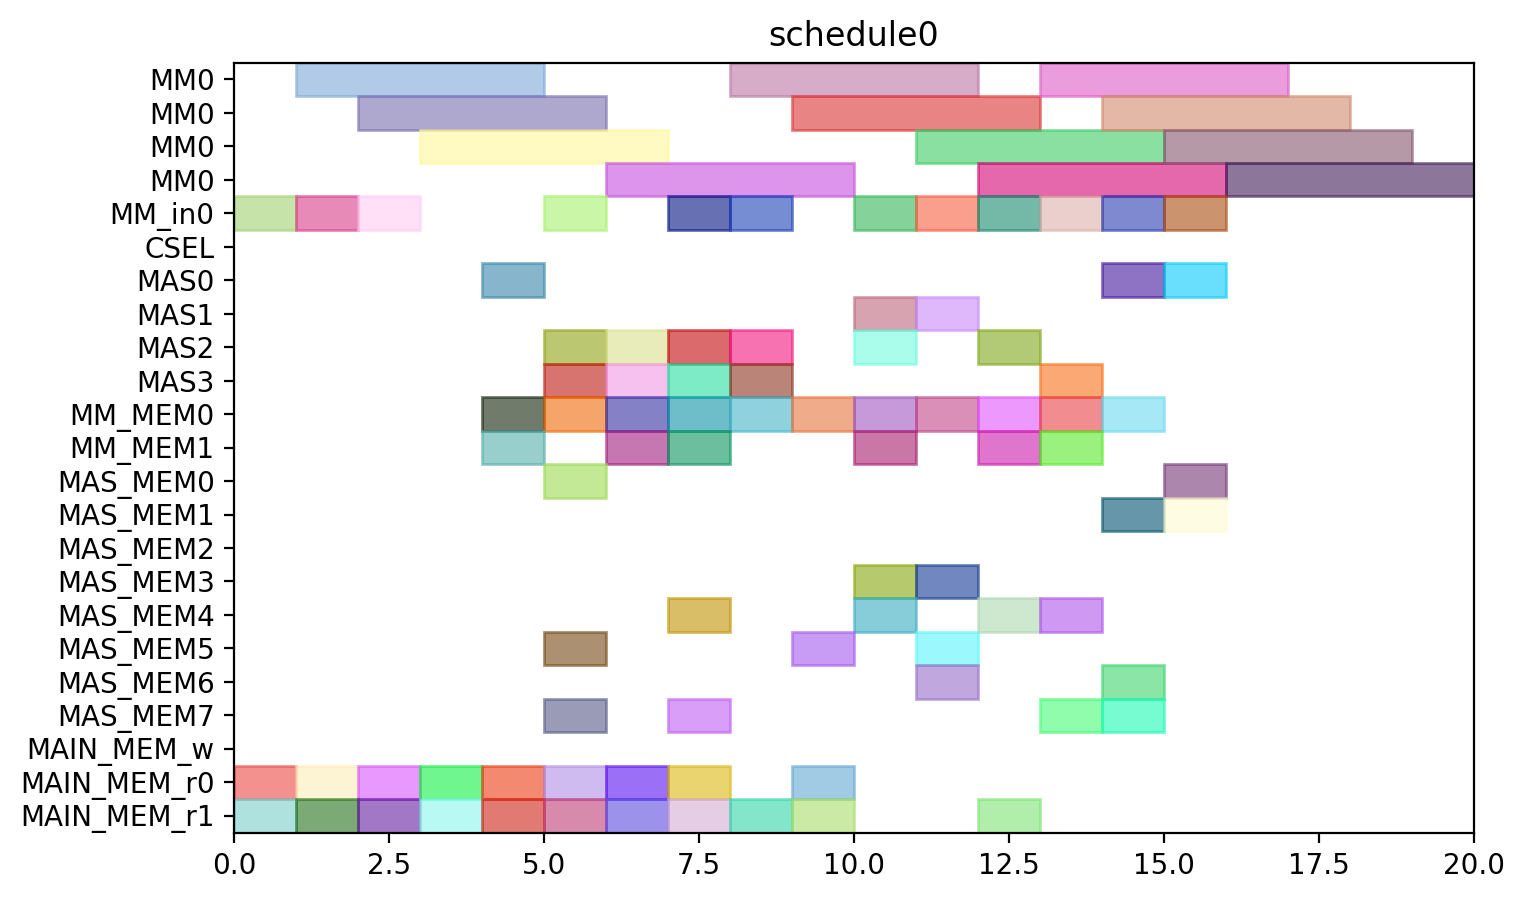

Here is the Python script that generated this plot:
from pyschedule import Scenario, solvers, plotters, alt


def solve():
	horizon = 120
	S = Scenario("schedule0", horizon=horizon)

	# resource
	MM = S.Resources('MM', num=1, size=4)
	MM_in = S.Resources('MM_in', num=1)
	CSEL = S.Resource('CSEL')
	MAS = S.Resources('MAS', num=4, size=1, periods=range(1, horizon))
	MM_MEM = S.Resources('MM_MEM', num=2)
	MAS_MEM = S.Resources('MAS_MEM', num=8)
	MAIN_MEM_w = S.Resource('MAIN_MEM_w', size=1)
	MAIN_MEM_r = S.Resources('MAIN_MEM_r', num=2)

	# result of previous scheduling

	# new tasks
	t0 = S.Task('t0', length=4, delay_cost=1)
	t0 += alt(MM)
	t0_in = S.Task('t0_in', length=1, delay_cost=1)
	t0_in += alt(MM_in)
	S += t0_in*MM_in[0]<=t0*MM[0]
	t0_mem0 = S.Task('t0_mem0', length=1, delay_cost=1)
	t0_mem0 += MAIN_MEM_r[0]
	S += t0_mem0 <= t0

	t0_mem1 = S.Task('t0_mem1', length=1, delay_cost=1)
	t0_mem1 += MAIN_MEM_r[1]
	S += t0_mem1 <= t0

	t1 = S.Task('t1', length=4, delay_cost=1)
	t1 += alt(MM)
	t1_in = S.Task('t1_in', length=1, delay_cost=1)
	t1_in += alt(MM_in)
	S += t1_in*MM_in[0]<=t1*MM[0]
	t1_mem0 = S.Task('t1_mem0', length=1, delay_cost=1)
	t1_mem0 += MAIN_MEM_r[0]
	S += t1_mem0 <= t1

	t1_mem1 = S.Task('t1_mem1', length=1, delay_cost=1)
	t1_mem1 += MAIN_MEM_r[1]
	S += t1_mem1 <= t1

	t2 = S.Task('t2', length=4, delay_cost=1)
	t2 += alt(MM)
	t2_in = S.Task('t2_in', length=1, delay_cost=1)
	t2_in += alt(MM_in)
	S += t2_in*MM_in[0]<=t2*MM[0]
	t2_mem0 = S.Task('t2_mem0', length=1, delay_cost=1)
	t2_mem0 += MAIN_MEM_r[0]
	S += t2_mem0 <= t2

	t2_mem1 = S.Task('t2_mem1', length=1, delay_cost=1)
	t2_mem1 += MAIN_MEM_r[1]
	S += t2_mem1 <= t2

	t3 = S.Task('t3', length=1, delay_cost=1)
	t3 += alt(MAS)
	t3_mem0 = S.Task('t3_mem0', length=1, delay_cost=1)
	t3_mem0 += MAIN_MEM_r[0]
	S += t3_mem0 <= t3

	t3_mem1 = S.Task('t3_mem1', length=1, delay_cost=1)
	t3_mem1 += MAIN_MEM_r[1]
	S += t3_mem1 <= t3

	t4 = S.Task('t4', length=1, delay_cost=1)
	t4 += alt(MAS)
	t4_mem0 = S.Task('t4_mem0', length=1, delay_cost=1)
	t4_mem0 += MAIN_MEM_r[0]
	S += t4_mem0 <= t4

	t4_mem1 = S.Task('t4_mem1', length=1, delay_cost=1)
	t4_mem1 += MAIN_MEM_r[1]
	S += t4_mem1 <= t4

	t8 = S.Task('t8', length=1, delay_cost=1)
	t8 += alt(MAS)
	t8_mem0 = S.Task('t8_mem0', length=1, delay_cost=1)
	t8_mem0 += MAIN_MEM_r[0]
	S += t8_mem0 <= t8

	t8_mem1 = S.Task('t8_mem1', length=1, delay_cost=1)
	t8_mem1 += MAIN_MEM_r[1]
	S += t8_mem1 <= t8

	t9 = S.Task('t9', length=1, delay_cost=1)
	t9 += alt(MAS)
	t9_mem0 = S.Task('t9_mem0', length=1, delay_cost=1)
	t9_mem0 += MAIN_MEM_r[0]
	S += t9_mem0 <= t9

	t9_mem1 = S.Task('t9_mem1', length=1, delay_cost=1)
	t9_mem1 += MAIN_MEM_r[1]
	S += t9_mem1 <= t9

	t13 = S.Task('t13', length=1, delay_cost=1)
	t13 += alt(MAS)
	t13_mem0 = S.Task('t13_mem0', length=1, delay_cost=1)
	t13_mem0 += MAIN_MEM_r[0]
	S += t13_mem0 <= t13

	t13_mem1 = S.Task('t13_mem1', length=1, delay_cost=1)
	t13_mem1 += MAIN_MEM_r[1]
	S += t13_mem1 <= t13

	t14 = S.Task('t14', length=1, delay_cost=1)
	t14 += alt(MAS)
	t14_mem0 = S.Task('t14_mem0', length=1, delay_cost=1)
	t14_mem0 += MAIN_MEM_r[0]
	S += t14_mem0 <= t14

	t14_mem1 = S.Task('t14_mem1', length=1, delay_cost=1)
	t14_mem1 += MAIN_MEM_r[1]
	S += t14_mem1 <= t14

	t5 = S.Task('t5', length=4, delay_cost=1)
	t5 += alt(MM)
	t5_in = S.Task('t5_in', length=1, delay_cost=1)
	t5_in += alt(MM_in)
	S += t5_in*MM_in[0]<=t5*MM[0]
	t5_mem0 = S.Task('t5_mem0', length=1, delay_cost=1)
	t5_mem0 += alt(MAS_MEM)
	S += (t3*MAS[0])-1 < t5_mem0*MAS_MEM[0]
	S += (t3*MAS[1])-1 < t5_mem0*MAS_MEM[2]
	S += (t3*MAS[2])-1 < t5_mem0*MAS_MEM[4]
	S += (t3*MAS[3])-1 < t5_mem0*MAS_MEM[6]
	S += t5_mem0 <= t5

	t5_mem1 = S.Task('t5_mem1', length=1, delay_cost=1)
	t5_mem1 += alt(MAS_MEM)
	S += (t4*MAS[0])-1 < t5_mem1*MAS_MEM[1]
	S += (t4*MAS[1])-1 < t5_mem1*MAS_MEM[3]
	S += (t4*MAS[2])-1 < t5_mem1*MAS_MEM[5]
	S += (t4*MAS[3])-1 < t5_mem1*MAS_MEM[7]
	S += t5_mem1 <= t5

	t6 = S.Task('t6', length=1, delay_cost=1)
	t6 += alt(MAS)
	t6_mem0 = S.Task('t6_mem0', length=1, delay_cost=1)
	t6_mem0 += alt(MM_MEM)
	S += (t0*MM[0])-1 < t6_mem0*MM_MEM[0]
	S += t6_mem0 <= t6

	t6_mem1 = S.Task('t6_mem1', length=1, delay_cost=1)
	t6_mem1 += alt(MM_MEM)
	S += (t1*MM[0])-1 < t6_mem1*MM_MEM[1]
	S += t6_mem1 <= t6

	t10 = S.Task('t10', length=4, delay_cost=1)
	t10 += alt(MM)
	t10_in = S.Task('t10_in', length=1, delay_cost=1)
	t10_in += alt(MM_in)
	S += t10_in*MM_in[0]<=t10*MM[0]
	t10_mem0 = S.Task('t10_mem0', length=1, delay_cost=1)
	t10_mem0 += alt(MAS_MEM)
	S += (t8*MAS[0])-1 < t10_mem0*MAS_MEM[0]
	S += (t8*MAS[1])-1 < t10_mem0*MAS_MEM[2]
	S += (t8*MAS[2])-1 < t10_mem0*MAS_MEM[4]
	S += (t8*MAS[3])-1 < t10_mem0*MAS_MEM[6]
	S += t10_mem0 <= t10

	t10_mem1 = S.Task('t10_mem1', length=1, delay_cost=1)
	t10_mem1 += alt(MAS_MEM)
	S += (t9*MAS[0])-1 < t10_mem1*MAS_MEM[1]
	S += (t9*MAS[1])-1 < t10_mem1*MAS_MEM[3]
	S += (t9*MAS[2])-1 < t10_mem1*MAS_MEM[5]
	S += (t9*MAS[3])-1 < t10_mem1*MAS_MEM[7]
	S += t10_mem1 <= t10

	t11 = S.Task('t11', length=1, delay_cost=1)
	t11 += alt(MAS)
	t11_mem0 = S.Task('t11_mem0', length=1, delay_cost=1)
	t11_mem0 += alt(MM_MEM)
	S += (t1*MM[0])-1 < t11_mem0*MM_MEM[0]
	S += t11_mem0 <= t11

	t11_mem1 = S.Task('t11_mem1', length=1, delay_cost=1)
	t11_mem1 += alt(MM_MEM)
	S += (t2*MM[0])-1 < t11_mem1*MM_MEM[1]
	S += t11_mem1 <= t11

	t15 = S.Task('t15', length=4, delay_cost=1)
	t15 += alt(MM)
	t15_in = S.Task('t15_in', length=1, delay_cost=1)
	t15_in += alt(MM_in)
	S += t15_in*MM_in[0]<=t15*MM[0]
	t15_mem0 = S.Task('t15_mem0', length=1, delay_cost=1)
	t15_mem0 += alt(MAS_MEM)
	S += (t13*MAS[0])-1 < t15_mem0*MAS_MEM[0]
	S += (t13*MAS[1])-1 < t15_mem0*MAS_MEM[2]
	S += (t13*MAS[2])-1 < t15_mem0*MAS_MEM[4]
	S += (t13*MAS[3])-1 < t15_mem0*MAS_MEM[6]
	S += t15_mem0 <= t15

	t15_mem1 = S.Task('t15_mem1', length=1, delay_cost=1)
	t15_mem1 += alt(MAS_MEM)
	S += (t14*MAS[0])-1 < t15_mem1*MAS_MEM[1]
	S += (t14*MAS[1])-1 < t15_mem1*MAS_MEM[3]
	S += (t14*MAS[2])-1 < t15_mem1*MAS_MEM[5]
	S += (t14*MAS[3])-1 < t15_mem1*MAS_MEM[7]
	S += t15_mem1 <= t15

	t16 = S.Task('t16', length=1, delay_cost=1)
	t16 += alt(MAS)
	t16_mem0 = S.Task('t16_mem0', length=1, delay_cost=1)
	t16_mem0 += alt(MM_MEM)
	S += (t0*MM[0])-1 < t16_mem0*MM_MEM[0]
	S += t16_mem0 <= t16

	t16_mem1 = S.Task('t16_mem1', length=1, delay_cost=1)
	t16_mem1 += alt(MM_MEM)
	S += (t2*MM[0])-1 < t16_mem1*MM_MEM[1]
	S += t16_mem1 <= t16

	t18 = S.Task('t18', length=1, delay_cost=1)
	t18 += alt(MAS)
	t18_mem0 = S.Task('t18_mem0', length=1, delay_cost=1)
	t18_mem0 += alt(MM_MEM)
	S += (t0*MM[0])-1 < t18_mem0*MM_MEM[0]
	S += t18_mem0 <= t18

	t18_mem1 = S.Task('t18_mem1', length=1, delay_cost=1)
	t18_mem1 += alt(MM_MEM)
	S += (t0*MM[0])-1 < t18_mem1*MM_MEM[1]
	S += t18_mem1 <= t18

	t20 = S.Task('t20', length=4, delay_cost=1)
	t20 += alt(MM)
	t20_in = S.Task('t20_in', length=1, delay_cost=1)
	t20_in += alt(MM_in)
	S += t20_in*MM_in[0]<=t20*MM[0]
	t20_mem0 = S.Task('t20_mem0', length=1, delay_cost=1)
	t20_mem0 += alt(MM_MEM)
	S += (t2*MM[0])-1 < t20_mem0*MM_MEM[0]
	S += t20_mem0 <= t20

	t20_mem1 = S.Task('t20_mem1', length=1, delay_cost=1)
	t20_mem1 += MAIN_MEM_r[1]
	S += t20_mem1 <= t20

	t7 = S.Task('t7', length=1, delay_cost=1)
	t7 += alt(MAS)
	t7_mem0 = S.Task('t7_mem0', length=1, delay_cost=1)
	t7_mem0 += alt(MM_MEM)
	S += (t5*MM[0])-1 < t7_mem0*MM_MEM[0]
	S += t7_mem0 <= t7

	t7_mem1 = S.Task('t7_mem1', length=1, delay_cost=1)
	t7_mem1 += alt(MAS_MEM)
	S += (t6*MAS[0])-1 < t7_mem1*MAS_MEM[1]
	S += (t6*MAS[1])-1 < t7_mem1*MAS_MEM[3]
	S += (t6*MAS[2])-1 < t7_mem1*MAS_MEM[5]
	S += (t6*MAS[3])-1 < t7_mem1*MAS_MEM[7]
	S += t7_mem1 <= t7

	t12 = S.Task('t12', length=1, delay_cost=1)
	t12 += alt(MAS)
	t12_mem0 = S.Task('t12_mem0', length=1, delay_cost=1)
	t12_mem0 += alt(MM_MEM)
	S += (t10*MM[0])-1 < t12_mem0*MM_MEM[0]
	S += t12_mem0 <= t12

	t12_mem1 = S.Task('t12_mem1', length=1, delay_cost=1)
	t12_mem1 += alt(MAS_MEM)
	S += (t11*MAS[0])-1 < t12_mem1*MAS_MEM[1]
	S += (t11*MAS[1])-1 < t12_mem1*MAS_MEM[3]
	S += (t11*MAS[2])-1 < t12_mem1*MAS_MEM[5]
	S += (t11*MAS[3])-1 < t12_mem1*MAS_MEM[7]
	S += t12_mem1 <= t12

	t17 = S.Task('t17', length=1, delay_cost=1)
	t17 += alt(MAS)
	t17_mem0 = S.Task('t17_mem0', length=1, delay_cost=1)
	t17_mem0 += alt(MM_MEM)
	S += (t15*MM[0])-1 < t17_mem0*MM_MEM[0]
	S += t17_mem0 <= t17

	t17_mem1 = S.Task('t17_mem1', length=1, delay_cost=1)
	t17_mem1 += alt(MAS_MEM)
	S += (t16*MAS[0])-1 < t17_mem1*MAS_MEM[1]
	S += (t16*MAS[1])-1 < t17_mem1*MAS_MEM[3]
	S += (t16*MAS[2])-1 < t17_mem1*MAS_MEM[5]
	S += (t16*MAS[3])-1 < t17_mem1*MAS_MEM[7]
	S += t17_mem1 <= t17

	t19 = S.Task('t19', length=1, delay_cost=1)
	t19 += alt(MAS)
	t19_mem0 = S.Task('t19_mem0', length=1, delay_cost=1)
	t19_mem0 += alt(MM_MEM)
	S += (t0*MM[0])-1 < t19_mem0*MM_MEM[0]
	S += t19_mem0 <= t19

	t19_mem1 = S.Task('t19_mem1', length=1, delay_cost=1)
	t19_mem1 += alt(MAS_MEM)
	S += (t18*MAS[0])-1 < t19_mem1*MAS_MEM[1]
	S += (t18*MAS[1])-1 < t19_mem1*MAS_MEM[3]
	S += (t18*MAS[2])-1 < t19_mem1*MAS_MEM[5]
	S += (t18*MAS[3])-1 < t19_mem1*MAS_MEM[7]
	S += t19_mem1 <= t19

	t21 = S.Task('t21', length=1, delay_cost=1)
	t21 += alt(MAS)
	t21_mem0 = S.Task('t21_mem0', length=1, delay_cost=1)
	t21_mem0 += alt(MM_MEM)
	S += (t1*MM[0])-1 < t21_mem0*MM_MEM[0]
	S += t21_mem0 <= t21

	t21_mem1 = S.Task('t21_mem1', length=1, delay_cost=1)
	t21_mem1 += alt(MM_MEM)
	S += (t20*MM[0])-1 < t21_mem1*MM_MEM[1]
	S += t21_mem1 <= t21

	t22 = S.Task('t22', length=1, delay_cost=1)
	t22 += alt(MAS)
	t22_mem0 = S.Task('t22_mem0', length=1, delay_cost=1)
	t22_mem0 += alt(MM_MEM)
	S += (t1*MM[0])-1 < t22_mem0*MM_MEM[0]
	S += t22_mem0 <= t22

	t22_mem1 = S.Task('t22_mem1', length=1, delay_cost=1)
	t22_mem1 += alt(MM_MEM)
	S += (t20*MM[0])-1 < t22_mem1*MM_MEM[1]
	S += t22_mem1 <= t22

	t23 = S.Task('t23', length=4, delay_cost=1)
	t23 += alt(MM)
	t23_in = S.Task('t23_in', length=1, delay_cost=1)
	t23_in += alt(MM_in)
	S += t23_in*MM_in[0]<=t23*MM[0]
	t23_mem0 = S.Task('t23_mem0', length=1, delay_cost=1)
	t23_mem0 += alt(MAS_MEM)
	S += (t17*MAS[0])-1 < t23_mem0*MAS_MEM[0]
	S += (t17*MAS[1])-1 < t23_mem0*MAS_MEM[2]
	S += (t17*MAS[2])-1 < t23_mem0*MAS_MEM[4]
	S += (t17*MAS[3])-1 < t23_mem0*MAS_MEM[6]
	S += t23_mem0 <= t23

	t23_mem1 = S.Task('t23_mem1', length=1, delay_cost=1)
	t23_mem1 += MAIN_MEM_r[1]
	S += t23_mem1 <= t23

	t25 = S.Task('t25', length=4, delay_cost=1)
	t25 += alt(MM)
	t25_in = S.Task('t25_in', length=1, delay_cost=1)
	t25_in += alt(MM_in)
	S += t25_in*MM_in[0]<=t25*MM[0]
	t25_mem0 = S.Task('t25_mem0', length=1, delay_cost=1)
	t25_mem0 += alt(MAS_MEM)
	S += (t7*MAS[0])-1 < t25_mem0*MAS_MEM[0]
	S += (t7*MAS[1])-1 < t25_mem0*MAS_MEM[2]
	S += (t7*MAS[2])-1 < t25_mem0*MAS_MEM[4]
	S += (t7*MAS[3])-1 < t25_mem0*MAS_MEM[6]
	S += t25_mem0 <= t25

	t25_mem1 = S.Task('t25_mem1', length=1, delay_cost=1)
	t25_mem1 += alt(MAS_MEM)
	S += (t22*MAS[0])-1 < t25_mem1*MAS_MEM[1]
	S += (t22*MAS[1])-1 < t25_mem1*MAS_MEM[3]
	S += (t22*MAS[2])-1 < t25_mem1*MAS_MEM[5]
	S += (t22*MAS[3])-1 < t25_mem1*MAS_MEM[7]
	S += t25_mem1 <= t25

	t27 = S.Task('t27', length=4, delay_cost=1)
	t27 += alt(MM)
	t27_in = S.Task('t27_in', length=1, delay_cost=1)
	t27_in += alt(MM_in)
	S += t27_in*MM_in[0]<=t27*MM[0]
	t27_mem0 = S.Task('t27_mem0', length=1, delay_cost=1)
	t27_mem0 += alt(MAS_MEM)
	S += (t22*MAS[0])-1 < t27_mem0*MAS_MEM[0]
	S += (t22*MAS[1])-1 < t27_mem0*MAS_MEM[2]
	S += (t22*MAS[2])-1 < t27_mem0*MAS_MEM[4]
	S += (t22*MAS[3])-1 < t27_mem0*MAS_MEM[6]
	S += t27_mem0 <= t27

	t27_mem1 = S.Task('t27_mem1', length=1, delay_cost=1)
	t27_mem1 += alt(MAS_MEM)
	S += (t21*MAS[0])-1 < t27_mem1*MAS_MEM[1]
	S += (t21*MAS[1])-1 < t27_mem1*MAS_MEM[3]
	S += (t21*MAS[2])-1 < t27_mem1*MAS_MEM[5]
	S += (t21*MAS[3])-1 < t27_mem1*MAS_MEM[7]
	S += t27_mem1 <= t27

	t28 = S.Task('t28', length=4, delay_cost=1)
	t28 += alt(MM)
	t28_in = S.Task('t28_in', length=1, delay_cost=1)
	t28_in += alt(MM_in)
	S += t28_in*MM_in[0]<=t28*MM[0]
	t28_mem0 = S.Task('t28_mem0', length=1, delay_cost=1)
	t28_mem0 += alt(MAS_MEM)
	S += (t19*MAS[0])-1 < t28_mem0*MAS_MEM[0]
	S += (t19*MAS[1])-1 < t28_mem0*MAS_MEM[2]
	S += (t19*MAS[2])-1 < t28_mem0*MAS_MEM[4]
	S += (t19*MAS[3])-1 < t28_mem0*MAS_MEM[6]
	S += t28_mem0 <= t28

	t28_mem1 = S.Task('t28_mem1', length=1, delay_cost=1)
	t28_mem1 += alt(MAS_MEM)
	S += (t7*MAS[0])-1 < t28_mem1*MAS_MEM[1]
	S += (t7*MAS[1])-1 < t28_mem1*MAS_MEM[3]
	S += (t7*MAS[2])-1 < t28_mem1*MAS_MEM[5]
	S += (t7*MAS[3])-1 < t28_mem1*MAS_MEM[7]
	S += t28_mem1 <= t28

	t29 = S.Task('t29', length=4, delay_cost=1)
	t29 += alt(MM)
	t29_in = S.Task('t29_in', length=1, delay_cost=1)
	t29_in += alt(MM_in)
	S += t29_in*MM_in[0]<=t29*MM[0]
	t29_mem0 = S.Task('t29_mem0', length=1, delay_cost=1)
	t29_mem0 += alt(MAS_MEM)
	S += (t21*MAS[0])-1 < t29_mem0*MAS_MEM[0]
	S += (t21*MAS[1])-1 < t29_mem0*MAS_MEM[2]
	S += (t21*MAS[2])-1 < t29_mem0*MAS_MEM[4]
	S += (t21*MAS[3])-1 < t29_mem0*MAS_MEM[6]
	S += t29_mem0 <= t29

	t29_mem1 = S.Task('t29_mem1', length=1, delay_cost=1)
	t29_mem1 += alt(MAS_MEM)
	S += (t12*MAS[0])-1 < t29_mem1*MAS_MEM[1]
	S += (t12*MAS[1])-1 < t29_mem1*MAS_MEM[3]
	S += (t12*MAS[2])-1 < t29_mem1*MAS_MEM[5]
	S += (t12*MAS[3])-1 < t29_mem1*MAS_MEM[7]
	S += t29_mem1 <= t29

	solvers.mip.solve(S,msg=1,kind='CPLEX',ratio_gap=1.01)

	solution = [['hoge']*len(S.solution()[1]) for i in range(len(S.solution()))]
	for i in range(len(S.solution())):
		for j in range(len(S.solution()[i])):
			solution[i][j]=str(S.solution()[i][j])
	print(solution)

	cycles = int(solution[-1][3])

	pic_file_name = "/home/mfukuda/ABE/multiRAM_multiMAS_16mux/scheduling_result/stage4MM1_stage1MAS4/EP_ADD_A_0/schedule0.png"
	if(S.solution() != []):
		plotters.matplotlib.plot(S,img_filename=pic_file_name, show_task_labels=False, fig_size=(cycles*0.25+3, 5))

	return solution
